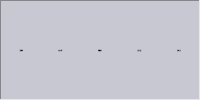
    <widget class="QFrame" name="frameTab">
     <property name="styleSheet">
      <string notr="true">QFrame
{
	background-color: rgb(200, 200, 210);
}
/* Set check buttons style */
QPushButton:!checked
{
	border-image: url(:/img/widget/key_white.png) 5 5 8 5;
	border-top: 5px transparent;
	border-right: 5px transparent;
	border-bottom: 8px transparent;
	border-left: 5px transparent;
}
QPushButton:checked
{
	border-image: url(:/img/widget/key_white_tapped.png) 5 5 8 5;
	border-top: 5px transparent;
	border-right: 5px transparent;
	border-bottom: 8px transparent;
	border-left: 5px transparent;
}
</string>
     </property>
     <property name="frameShape">
      <enum>QFrame::Panel</enum>
     </property>
     <property name="frameShadow">
      <enum>QFrame::Sunken</enum>
     </property>
     <layout class="QHBoxLayout" name="horizontalLayoutTab">
      <property name="spacing">
       <number>0</number>
      </property>
      <property name="margin">
       <number>0</number>
      </property>
      <item>
       <widget class="xPushButton" name="radioInfo">
        <property name="minimumSize">
         <size>
          <width>0</width>
          <height>60</height>
         </size>
        </property>
        <property name="maximumSize">
         <size>
          <width>16777215</width>
          <height>60</height>
         </size>
        </property>
        <property name="font">
         <font>
          <family>微软雅黑</family>
          <pointsize>-1</pointsize>
          <weight>50</weight>
          <italic>false</italic>
          <bold>false</bold>
         </font>
        </property>
        <property name="focusPolicy">
         <enum>Qt::NoFocus</enum>
        </property>
        <property name="text">
         <string>厂商信息</string>
        </property>
        <property name="checkable">
         <bool>true</bool>
        </property>
        <property name="checked">
         <bool>true</bool>
        </property>
        <property name="autoExclusive">
         <bool>true</bool>
        </property>
       </widget>
      </item>
      <item>
       <widget class="xPushButton" name="radioIo">
        <property name="minimumSize">
         <size>
          <width>0</width>
          <height>60</height>
         </size>
        </property>
        <property name="maximumSize">
         <size>
          <width>16777215</width>
          <height>60</height>
         </size>
        </property>
        <property name="font">
         <font>
          <family>微软雅黑</family>
          <pointsize>-1</pointsize>
          <weight>50</weight>
          <italic>false</italic>
          <bold>false</bold>
         </font>
        </property>
        <property name="focusPolicy">
         <enum>Qt::NoFocus</enum>
        </property>
        <property name="text">
         <string>端口名称</string>
        </property>
        <property name="checkable">
         <bool>true</bool>
        </property>
        <property name="autoExclusive">
         <bool>true</bool>
        </property>
       </widget>
      </item>
      <item>
       <widget class="xPushButton" name="radioPar">
        <property name="minimumSize">
         <size>
          <width>0</width>
          <height>60</height>
         </size>
        </property>
        <property name="maximumSize">
         <size>
          <width>16777215</width>
          <height>60</height>
         </size>
        </property>
        <property name="font">
         <font>
          <family>微软雅黑</family>
          <pointsize>-1</pointsize>
          <weight>50</weight>
          <italic>false</italic>
          <bold>false</bold>
         </font>
        </property>
        <property name="focusPolicy">
         <enum>Qt::NoFocus</enum>
        </property>
        <property name="text">
         <string>参数维护</string>
        </property>
        <property name="checkable">
         <bool>true</bool>
        </property>
        <property name="autoExclusive">
         <bool>true</bool>
        </property>
       </widget>
      </item>
      <item>
       <widget class="xPushButton" name="radioUpdate">
        <property name="enabled">
         <bool>true</bool>
        </property>
        <property name="minimumSize">
         <size>
          <width>0</width>
          <height>60</height>
         </size>
        </property>
        <property name="maximumSize">
         <size>
          <width>16777215</width>
          <height>60</height>
         </size>
        </property>
        <property name="font">
         <font>
          <family>微软雅黑</family>
          <pointsize>-1</pointsize>
          <weight>50</weight>
          <italic>false</italic>
          <bold>false</bold>
         </font>
        </property>
        <property name="focusPolicy">
         <enum>Qt::NoFocus</enum>
        </property>
        <property name="text">
         <string>软件升级</string>
        </property>
        <property name="checkable">
         <bool>true</bool>
        </property>
        <property name="autoExclusive">
         <bool>true</bool>
        </property>
       </widget>
      </item>
      <item>
       <widget class="xPushButton" name="radioLog">
        <property name="minimumSize">
         <size>
          <width>0</width>
          <height>60</height>
         </size>
        </property>
        <property name="maximumSize">
         <size>
          <width>16777215</width>
          <height>60</height>
         </size>
        </property>
        <property name="font">
         <font>
          <family>微软雅黑</family>
          <pointsize>-1</pointsize>
          <weight>50</weight>
          <italic>false</italic>
          <bold>false</bold>
         </font>
        </property>
        <property name="text">
         <string>系统日志</string>
        </property>
        <property name="checkable">
         <bool>true</bool>
        </property>
        <property name="autoExclusive">
         <bool>true</bool>
        </property>
       </widget>
      </item>
     </layout>
    </widget>
